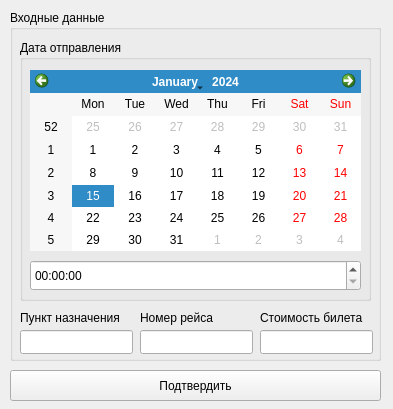
<?xml version="1.0" encoding="UTF-8"?>
<ui version="4.0">
 <class>InputForm</class>
 <widget class="QWidget" name="InputForm">
  <property name="geometry">
   <rect>
    <x>0</x>
    <y>0</y>
    <width>393</width>
    <height>409</height>
   </rect>
  </property>
  <property name="windowTitle">
   <string>Form</string>
  </property>
  <widget class="QGroupBox" name="groupBox">
   <property name="geometry">
    <rect>
     <x>10</x>
     <y>10</y>
     <width>371</width>
     <height>351</height>
    </rect>
   </property>
   <property name="title">
    <string>Входные данные</string>
   </property>
   <widget class="QLineEdit" name="priceLineEdit">
    <property name="geometry">
     <rect>
      <x>250</x>
      <y>320</y>
      <width>113</width>
      <height>24</height>
     </rect>
    </property>
   </widget>
   <widget class="QLineEdit" name="flightNumberLineEdit">
    <property name="geometry">
     <rect>
      <x>130</x>
      <y>320</y>
      <width>113</width>
      <height>24</height>
     </rect>
    </property>
   </widget>
   <widget class="QLineEdit" name="destinationLineEdit">
    <property name="geometry">
     <rect>
      <x>10</x>
      <y>320</y>
      <width>113</width>
      <height>24</height>
     </rect>
    </property>
   </widget>
   <widget class="QGroupBox" name="groupBox_2">
    <property name="geometry">
     <rect>
      <x>10</x>
      <y>30</y>
      <width>351</width>
      <height>261</height>
     </rect>
    </property>
    <property name="title">
     <string>Дата отправления</string>
    </property>
    <widget class="QCalendarWidget" name="calendarWidget">
     <property name="geometry">
      <rect>
       <x>10</x>
       <y>30</y>
       <width>331</width>
       <height>181</height>
      </rect>
     </property>
    </widget>
    <widget class="QTimeEdit" name="timeEdit">
     <property name="geometry">
      <rect>
       <x>10</x>
       <y>220</y>
       <width>331</width>
       <height>31</height>
      </rect>
     </property>
    </widget>
   </widget>
   <widget class="QLabel" name="label">
    <property name="geometry">
     <rect>
      <x>10</x>
      <y>300</y>
      <width>111</width>
      <height>16</height>
     </rect>
    </property>
    <property name="text">
     <string>Пункт назначения</string>
    </property>
   </widget>
   <widget class="QLabel" name="label_2">
    <property name="geometry">
     <rect>
      <x>130</x>
      <y>300</y>
      <width>111</width>
      <height>16</height>
     </rect>
    </property>
    <property name="text">
     <string>Номер рейса</string>
    </property>
   </widget>
   <widget class="QLabel" name="label_3">
    <property name="geometry">
     <rect>
      <x>250</x>
      <y>300</y>
      <width>111</width>
      <height>16</height>
     </rect>
    </property>
    <property name="text">
     <string>Стоимость билета</string>
    </property>
   </widget>
  </widget>
  <widget class="QPushButton" name="applyPushButton">
   <property name="geometry">
    <rect>
     <x>10</x>
     <y>370</y>
     <width>371</width>
     <height>31</height>
    </rect>
   </property>
   <property name="text">
    <string>Подтвердить</string>
   </property>
  </widget>
 </widget>
 <resources/>
 <connections/>
</ui>
